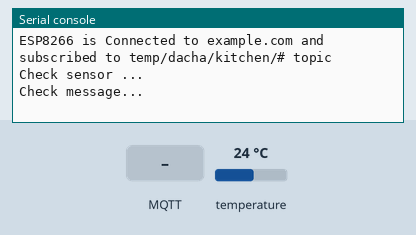
Recording of a program running on a simulated ESP8266 board running MicroPython. On the bench: the last lines printed to the serial console. Inputs (shaded band) come from the test bench; at power-on: temperature 24 °C. WiFi joins after 1.5 s; the clock reads 2024-03-15 10:24:30 at power-on unless the program sets it; no MQTT or app messages arrive unless stated.

Above: at 2.8 s.
2.9 s: MQTT message "on" arrives on the first subscribed topic
At 4.5 s:
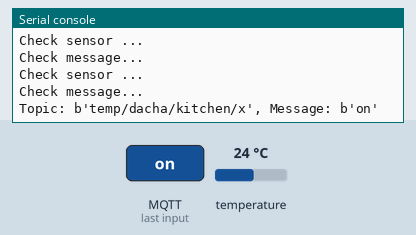
5.1 s: MQTT message "off" arrives on the first subscribed topic
At 6.2 s:
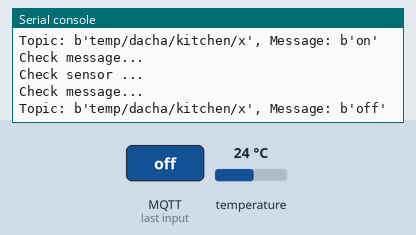
7.1 s: MQTT message "auto_on" arrives on the first subscribed topic
At 8.5 s:
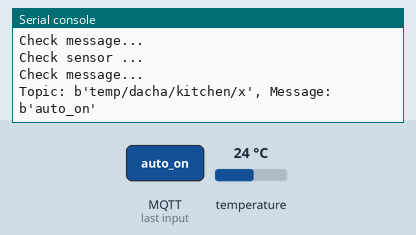
12.6 s: MQTT message "auto_off" arrives on the first subscribed topic
At 13.5 s:
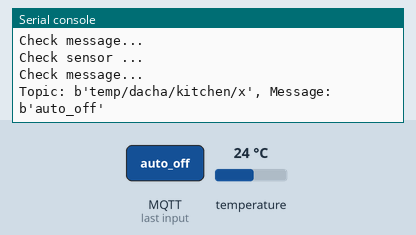
14.2 s: MQTT message "1" arrives on the first subscribed topic
At 15.5 s:
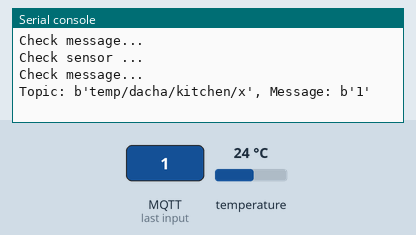

The program:

main.py
```python
import gc
import onewire, ds18x20
import config
import uasyncio as asyncio
import wifi
import machine
import utime as time
import usocket as socket
import ustruct as struct
from umqtt.simple import MQTTClient


gc.enable()
wifi.activate()
int_err_count = 0
ping_mqtt = 0
ping_fail = 0

dat = machine.Pin(config.temp_pin)
ds = ds18x20.DS18X20(onewire.OneWire(dat))
roms = ds.scan()

while len(roms) < 1:
    print("Temp sensor not found")
    time.sleep(10)
    roms = ds.scan()
print("Found DS18B20 devices:", roms)

use_topic = config.CONFIG['DEVICE_TYPE'] + "/" + config.CONFIG['DEVICE_PLACE'] + "/" + config.CONFIG[
    'DEVICE_PLACE_NAME'] + "/"
device_topic = config.CONFIG['DEVICE_TYPE'] + "/" + config.CONFIG['DEVICE_PLACE'] + "/" + config.CONFIG[
    'DEVICE_PLACE_NAME'] + "/" + config.CONFIG['DEVICE_ID'] + "/"


def time_now():
    ntp_query = bytearray(48)
    ntp_query[0] = 0x1b
    try:
        addr = socket.getaddrinfo(config.host, 123)[0][-1]
        s = socket.socket(socket.AF_INET, socket.SOCK_DGRAM)
        s.settimeout(1)
        s.sendto(ntp_query, addr)
        msg = s.recv(48)
        s.close()
        val = struct.unpack("!I", msg[40:44])[0]
        return val - config.ntp_delta
    except Exception as e:
        print("Error: [Exception] %s: %s" % (type(e).__name__, e))
        time.sleep(60)
        machine.reset()


def settime():
    try:
        t = time_now()
        tm = time.localtime(t)
        tm = tm[0:3] + (0,) + tm[3:6] + (0,)
        machine.RTC().datetime(tm)
    except Exception as e:
        print("Error: [Exception] %s: %s" % (type(e).__name__, e))
        time.sleep(60)
        machine.reset()


settime()


# Check Internet connection
def internet_connected(host='8.8.8.8', port=53):
    global int_err_count
    while True:
        s = socket.socket(socket.AF_INET, socket.SOCK_STREAM)
        s.settimeout(1.0)
        try:
            s.connect((host, port))
            int_err_count = 0
            return True
        except Exception as e:
            print("Error Internet connect: [Exception] %s: %s" % (type(e).__name__, e))
            return False
        finally:
            s.close()


# Check sensor
async def check_sensor():
    while True:
        print("Check sensor ...")
        ds.convert_temp()
        await asyncio.sleep(0.75)
        for item in roms:
            device_id = ""
            for b_id in item:
                device_id += str(b_id)
            client.publish(device_topic + "data/temp/%s" % device_id, "%s" % ds.read_temp(item))
            if device_id == config.CONFIG['TEMP_SENSOR_ID']:
                temp_control(ds.read_temp(item))
        await asyncio.sleep(1)


def temp_control(sensor_temp):
    if sensor_temp <= (config.CONFIG['TEMP'] - config.CONFIG['TEMP_HYSTERESIS']):
        print("Heat ON")
        for relay in config.relays:
            if relay.auto is True:
                relay.on()
    elif sensor_temp >= (config.CONFIG['TEMP'] + config.CONFIG['TEMP_HYSTERESIS']):
        print("Heat OFF")
        for relay in config.relays:
            if relay.auto is True:
                if relay.run is True:
                    loop.create_task(relay.off())
    else:
        print("Temp OK")


def on_message(topic, msg):
    global ping_fail
    print("Topic: %s, Message: %s" % (topic, msg))

    if "/check/mqtt" in topic:
        if int(msg) == ping_mqtt:
            print("MQTT pong true...")
            ping_fail = 0
        else:
            print("MQTT pong false... (%i)" % ping_fail)

    if "/check/ping" in topic:
        send_mqtt_pong(msg)

    if "/relay" in topic:
        s_topic = str(topic).split("/")
        id_relays = int(s_topic[6][0])
        print(id_relays)
        if msg == b"on":
            config.relays[id_relays].on()
            config.relays[id_relays].auto = False
        if msg == b"off":
            if config.relays[id_relays].run is True:
                loop.create_task(config.relays[id_relays].off())
            config.relays[id_relays].auto = False
        if msg == b"auto_on":
            config.relays[id_relays].auto = True
        if msg == b"auto_off":
            config.relays[id_relays].auto = False


# Pong MQTT connect
def send_mqtt_pong(pong_msg):
    print(pong_msg.decode("utf-8"))
    client.publish(device_topic + "/state/check/pong/",
                   pong_msg.decode("utf-8"))


# Check MQTT brocker
async def check_mqtt():
    global ping_fail
    global ping_mqtt
    while True:
        await asyncio.sleep(10)
        ping_mqtt = time.time()
        client.publish(device_topic + "state/check/mqtt/", "%s" % ping_mqtt)
        print("Send MQTT ping (%i)" % ping_mqtt)
        ping_fail += 1

        if ping_fail >= config.CONFIG['MQTT_CRIT_ERR']:
            print("MQTT ping false... reset (%i)" % ping_fail)
            machine.reset()

        if ping_fail >= config.CONFIG['MQTT_MAX_ERR']:
            print("MQTT ping false... reconnect (%i)" % ping_fail)
            client.disconnect()
            mqtt_reconnect()


# MQTT reconnect
def mqtt_reconnect():
    global client
    try:
        client = MQTTClient(config.CONFIG['MQTT_CLIENT_ID'], config.CONFIG['MQTT_BROKER'],
                            user=config.CONFIG['MQTT_USER'],
                            password=config.CONFIG['MQTT_PASSWORD'], port=config.CONFIG['MQTT_PORT'])
        client.DEBUG = True
        client.set_callback(on_message)
        client.connect(clean_session=True)
        if config.CONFIG['DEVICE_ID'] == config.CONFIG['DEVICE_ID_USE']:
            client.subscribe(use_topic + "#")
            print("ESP8266 is Connected to %s and subscribed to %s topic" % (
                config.CONFIG['MQTT_BROKER'], use_topic + "#"))
        else:
            client.subscribe(device_topic + "#")
            print("ESP8266 is Connected to %s and subscribed to %s topic" % (
                config.CONFIG['MQTT_BROKER'], device_topic + "#"))

        client.publish(device_topic + "info/", "%s" % [config.CONFIG['DEVICE_TYPE'], config.CONFIG['DEVICE_PLACE'],
                                                       config.CONFIG['DEVICE_PLACE_NAME'], config.CONFIG['DEVICE_ID']])
    except Exception as e:
        print("Error in MQTT reconnection: [Exception] %s: %s" % (type(e).__name__, e))


# Check MQTT message
async def check_message():
    while True:
        await asyncio.sleep(1)
        print("Check message...")
        try:
            client.check_msg()
        except Exception as e:
            print("Error in mqtt check message: [Exception] %s: %s" % (type(e).__name__, e))


# Check Internet connected and reconnect
async def check_internet():
    global int_err_count
    try:
        while True:
            await asyncio.sleep(60)
            print("Check Internet connect... ")
            if not internet_connected():
                print("Internet connect fail...")
                int_err_count += 1

                if int_err_count >= config.CONFIG['INT_CRIT_ERR']:
                    client.disconnect()
                    wifi.wlan.disconnect()
                    machine.reset()

                if int_err_count >= config.CONFIG['INT_MAX_ERR']:
                    print("Internet reconnect")
                    client.disconnect()
                    wifi.wlan.disconnect()
                    wifi.activate()
    except Exception as e:
        print("Error in Internet connection: [Exception] %s: %s" % (type(e).__name__, e))


mqtt_reconnect()
try:
    loop = asyncio.get_event_loop()
    loop.create_task(check_sensor())
    loop.create_task(check_message())
    loop.create_task(check_internet())
    loop.create_task(check_mqtt())
    loop.run_forever()
except Exception as e:
    print("Error: [Exception] %s: %s" % (type(e).__name__, e))
    time.sleep(60)
    machine.reset()
```

config.py
```python
import device
ntp_delta = 3155673600
host = "pool.ntp.org"

temp_pin = 12
relays = (device.Relay(5, 0), device.Relay(4, 3), device.Relay(0, 4), device.Relay(2, 5))

# Modify below section as required
CONFIG = {
    "MQTT_BROKER": "example.com",
    "MQTT_USER": "user",
    "MQTT_PASSWORD": "pass",
    "MQTT_PORT": 1883,
    "MQTT_CLIENT_ID": "ESP_TEMP_01",
    "MQTT_MAX_ERR": 5,
    "MQTT_CRIT_ERR": 10,
    "DEVICE_TYPE": "temp",
    "DEVICE_PLACE": "dacha",
    "DEVICE_PLACE_NAME": "kitchen",
    "DEVICE_ID": "01",
    "DEVICE_ID_USE": "01",
    "WIFI_AP": "AP_NAME",
    "WIFI_PASSWORD": "PASS",
    "INT_MAX_ERR": 20,
    "INT_CRIT_ERR": 50,
    "TEMP_HYSTERESIS": 0.5,
    "TEMP": 29.0,
    "TEMP_SENSOR_ID": "40255250105161225116",
    "HEATER": True,
    "TIME_NOTIFY": 180
}
```

wifi.py
```python
import network
import config
global wlan


def activate():
    global wlan
    wlan = network.WLAN(network.STA_IF)
    wlan.active(True)
    if not wlan.isconnected():
        print('Connecting to network...')
        wlan.connect(config.CONFIG['WIFI_AP'], config.CONFIG['WIFI_PASSWORD'])
        while not wlan.isconnected():
            pass
        print('Network config:', wlan.ifconfig())
```

device.py
```python
from machine import Pin
import uasyncio as asyncio


class Relay:
    def __init__(self, pin, delay=0, run=True, auto=True):    # Delay is pump run-out
        self.pin = pin
        self.delay = delay
        self.run = run
        self.auto = auto

    def on(self):
        self.run = True
        Pin(self.pin, Pin.OUT, value=0)
        return "Relay on pin %s is on" % self.pin

    async def off(self):
        self.run = False
        await asyncio.sleep(self.delay)
        Pin(self.pin, Pin.OUT, value=1)
        return "Relay on pin %s is off" % self.pin
```

Measured:
- after the input at 2.9 s, the serial console: prints a new line after 0.80 s (image 1)
- after the input at 5.1 s, the serial console: prints a new line after 0.60 s (image 2)
- after the input at 7.1 s, the serial console: prints a new line after 0.60 s (image 3)
- after the input at 12.6 s, the serial console: prints a new line after 0.10 s (image 4)
- after the input at 14.2 s, the serial console: prints a new line after 0.50 s (image 5)
